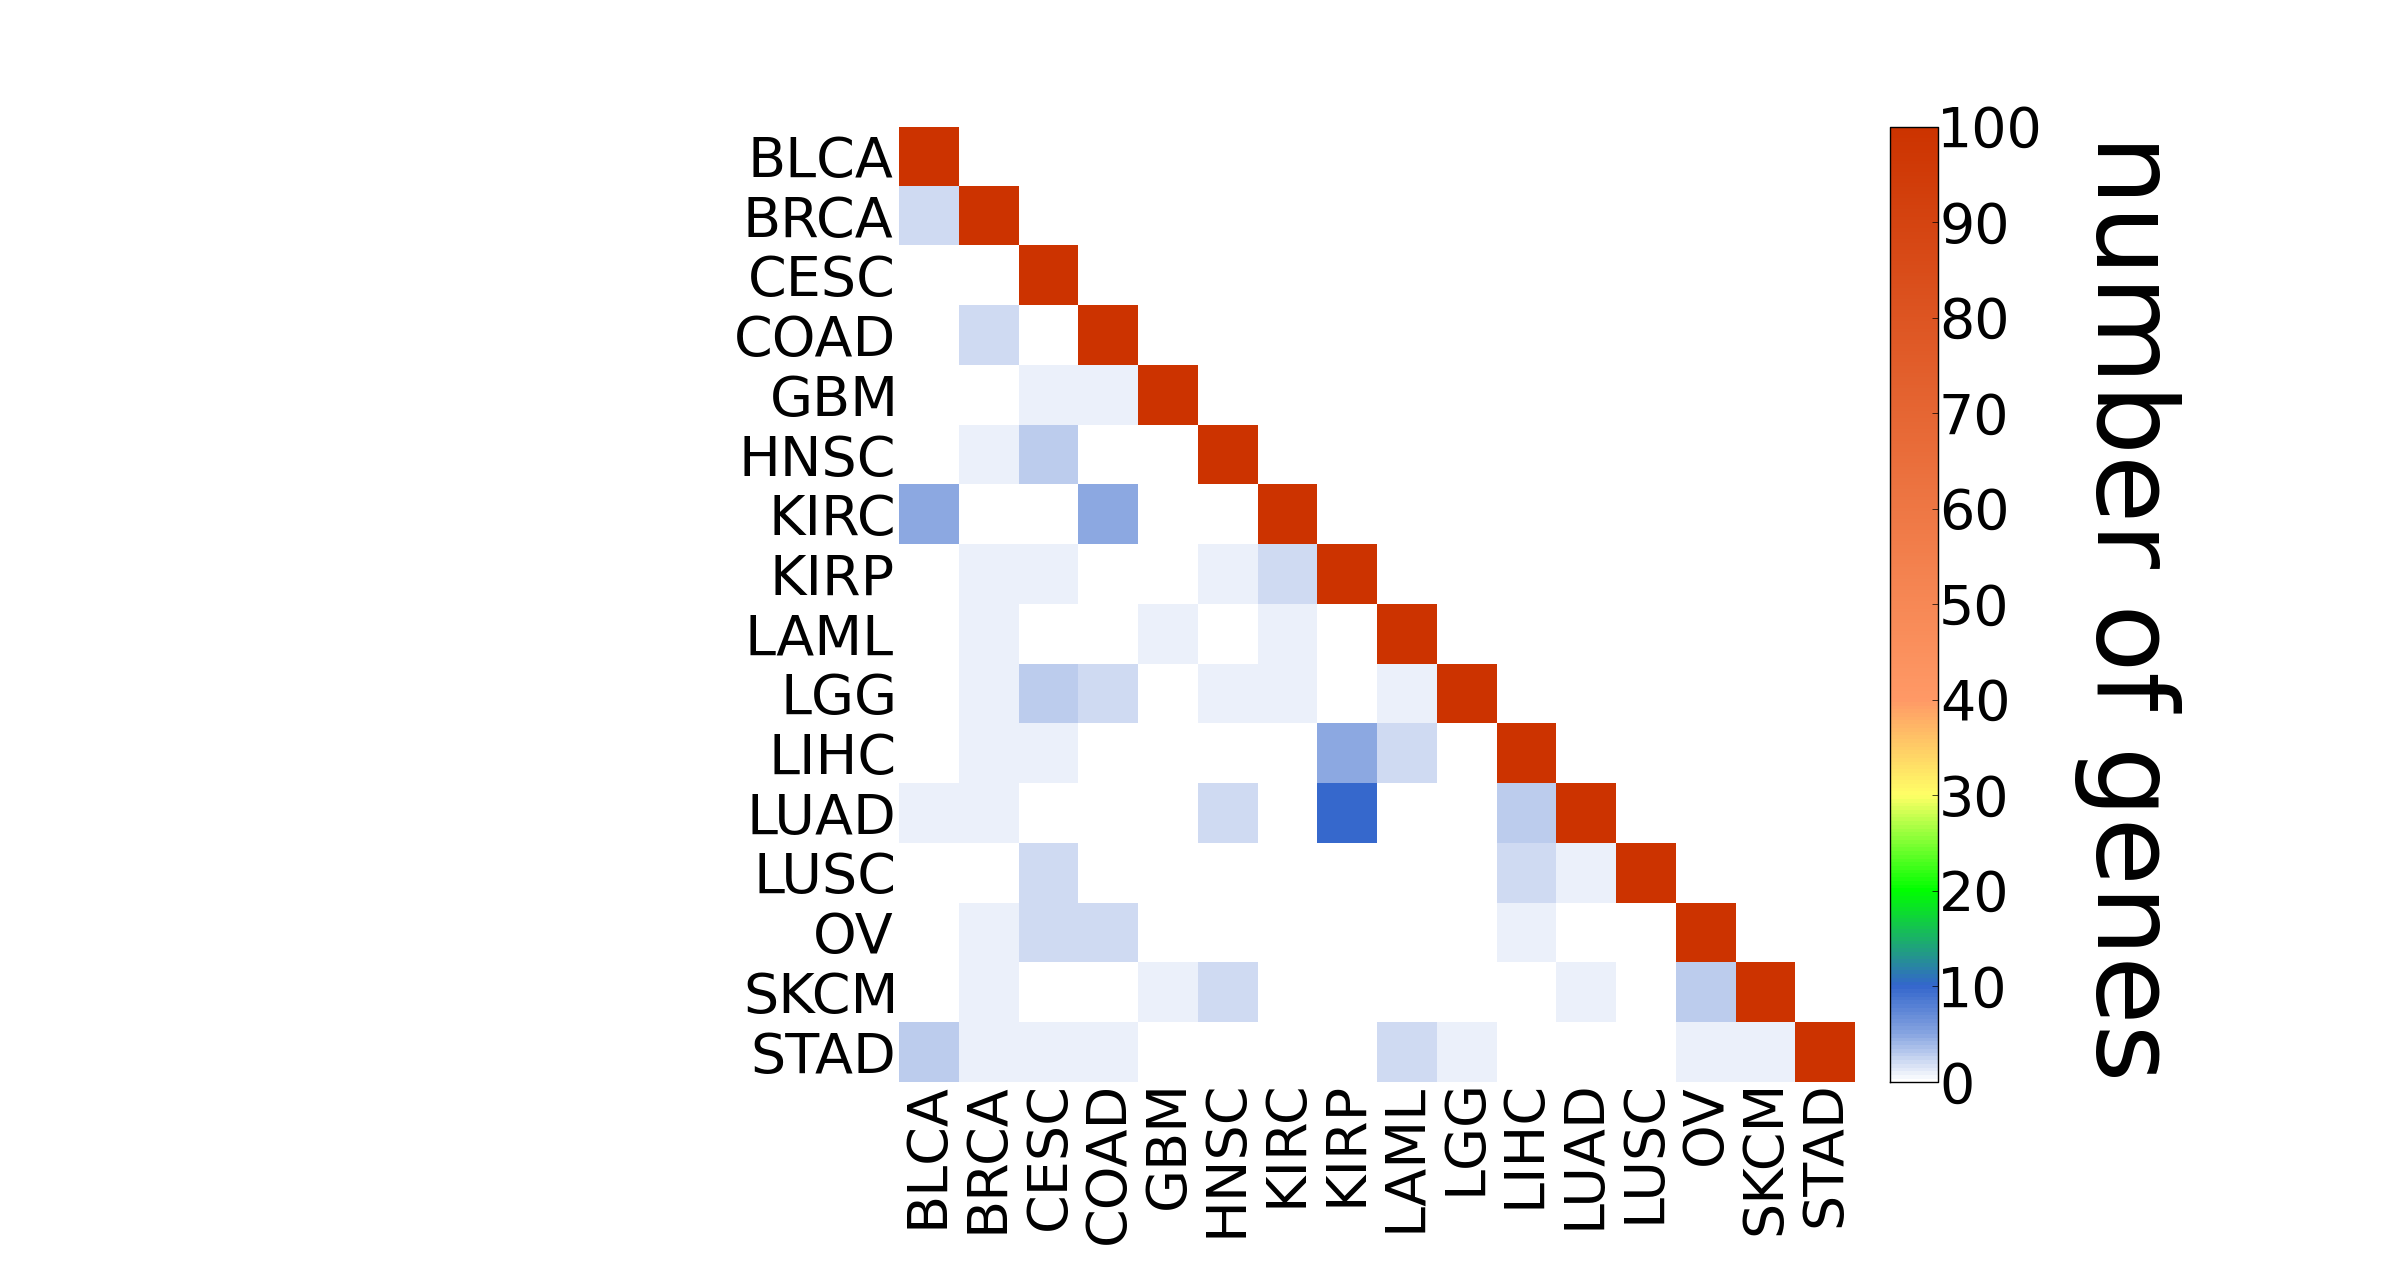

Generate this figure with Python:
##script for finding the overlap in the top 100 most significant genes in each cancer and plotting results

##load necessary modules
import pylab as plt
import numpy as np
import math
import os

BASE_DIR = os.path.dirname(os.path.dirname(os.path.dirname(os.path.dirname(os.path.abspath(__file__)))))


##I did not write this function, from http://depts.washington.edu/clawpack/clawpack-4.6.3/python/pyclaw/plotters/colormaps.py
##-------------------------
def make_colormap(colors):
##-------------------------
    """
    Define a new color map based on values specified in the dictionary
    colors, where colors[z] is the color that value z should be mapped to,
    with linear interpolation between the given values of z.

    The z values (dictionary keys) are real numbers and the values
    colors[z] can be either an RGB list, e.g. [1,0,0] for red, or an
    html hex string, e.g. "#ff0000" for red.
    """

    from matplotlib.colors import LinearSegmentedColormap, ColorConverter
    from numpy import sort
    
    z = sort(colors.keys())
    n = len(z)
    z1 = min(z)
    zn = max(z)
    x0 = (z - z1) / (zn - z1)
    
    CC = ColorConverter()
    R = []
    G = []
    B = []
    for i in range(n):
        #i'th color at level z[i]:
        Ci = colors[z[i]]      
        if type(Ci) == str:
            # a hex string of form '#ff0000' for example (for red)
            RGB = CC.to_rgb(Ci)
        else:
            # assume it's an RGB triple already:
            RGB = Ci
        R.append(RGB[0])
        G.append(RGB[1])
        B.append(RGB[2])

    cmap_dict = {}
    cmap_dict['red'] = [(x0[i],R[i],R[i]) for i in range(len(R))]
    cmap_dict['green'] = [(x0[i],G[i],G[i]) for i in range(len(G))]
    cmap_dict['blue'] = [(x0[i],B[i],B[i]) for i in range(len(B))]
    mymap = LinearSegmentedColormap('mymap',cmap_dict)
    return mymap



def compare3(first,second):
    if float(first[-1])>float(second[-1]):
        return 1
    elif float(first[-1])<float(second[-1]):
        return -1
    else:
        return 0


##get the 100 most significant genes for each cancer
f=open(os.path.join(BASE_DIR,'cox_regression','BLCA','coeffs_pvalues.txt'))
BLCA=[i.strip().split() for i in f]
BLCA.sort(cmp=compare3)
BLCA_dict_100={}
for i in BLCA[:100]:
    BLCA_dict_100[i[0]]=''

f=open(os.path.join(BASE_DIR,'cox_regression','LGG','coeffs_pvalues.txt'))
LGG=[i.strip().split() for i in f]
LGG.sort(cmp=compare3)
LGG_dict_100={}
for i in LGG[:100]:
    LGG_dict_100[i[0]]=''

f=open(os.path.join(BASE_DIR,'cox_regression','BRCA','coeffs_pvalues.txt'))
BRCA=[i.strip().split() for i in f]
BRCA.sort(cmp=compare3)
BRCA_dict_100={}
for i in BRCA[:100]:
    BRCA_dict_100[i[0]]=''

f=open(os.path.join(BASE_DIR,'cox_regression','CESC','coeffs_pvalues.txt'))
CESC=[i.strip().split() for i in f]
CESC.sort(cmp=compare3)
CESC_dict_100={}
for i in CESC[:100]:
    CESC_dict_100[i[0]]=''

f=open(os.path.join(BASE_DIR,'cox_regression','COAD','coeffs_pvalues.txt'))
COAD=[i.strip().split() for i in f]
COAD.sort(cmp=compare3)
COAD_dict_100={}
for i in COAD[:100]:
    COAD_dict_100[i[0]]=''

f=open(os.path.join(BASE_DIR,'cox_regression','GBM','coeffs_pvalues.txt'))
GBM=[i.strip().split() for i in f]
GBM.sort(cmp=compare3)
GBM_dict_100={}
for i in GBM[:100]:
    GBM_dict_100[i[0]]=''

f=open(os.path.join(BASE_DIR,'cox_regression','HNSC','coeffs_pvalues.txt'))
HNSC=[i.strip().split() for i in f]
HNSC.sort(cmp=compare3)
HNSC_dict_100={}
for i in HNSC[:100]:
    HNSC_dict_100[i[0]]=''
    
f=open(os.path.join(BASE_DIR,'cox_regression','KIRC','coeffs_pvalues.txt'))
KIRC=[i.strip().split() for i in f]
KIRC.sort(cmp=compare3)
KIRC_dict_100={}
for i in KIRC[:100]:
    KIRC_dict_100[i[0]]=''
    
f=open(os.path.join(BASE_DIR,'cox_regression','KIRP','coeffs_pvalues.txt'))
KIRP=[i.strip().split() for i in f]
KIRP.sort(cmp=compare3)
KIRP_dict_100={}
for i in KIRP[:100]:
    KIRP_dict_100[i[0]]=''
    
f=open(os.path.join(BASE_DIR,'cox_regression','LAML','coeffs_pvalues.txt'))
LAML=[i.strip().split() for i in f]
LAML.sort(cmp=compare3)
LAML_dict_100={}
for i in LAML[:100]:
    LAML_dict_100[i[0]]=''
    
f=open(os.path.join(BASE_DIR,'cox_regression','LIHC','coeffs_pvalues.txt'))
LIHC=[i.strip().split() for i in f]
LIHC.sort(cmp=compare3)
LIHC_dict_100={}
for i in LIHC[:100]:
    LIHC_dict_100[i[0]]=''
    
f=open(os.path.join(BASE_DIR,'cox_regression','LUAD','coeffs_pvalues.txt'))
LUAD=[i.strip().split() for i in f]
LUAD.sort(cmp=compare3)
LUAD_dict_100={}
for i in LUAD[:100]:
    LUAD_dict_100[i[0]]=''
    
f=open(os.path.join(BASE_DIR,'cox_regression','LUSC','coeffs_pvalues.txt'))
LUSC=[i.strip().split() for i in f]
LUSC.sort(cmp=compare3)
LUSC_dict_100={}
for i in LUSC[:100]:
    LUSC_dict_100[i[0]]=''
    
f=open(os.path.join(BASE_DIR,'cox_regression','SKCM','coeffs_pvalues.txt'))
SKCM=[i.strip().split() for i in f]
SKCM.sort(cmp=compare3)
SKCM_dict_100={}
for i in SKCM[:100]:
    SKCM_dict_100[i[0]]=''
    
f=open(os.path.join(BASE_DIR,'cox_regression','OV','coeffs_pvalues.txt'))
OV=[i.strip().split() for i in f]
OV.sort(cmp=compare3)
OV_dict_100={}
for i in OV[:100]:
    OV_dict_100[i[0]]=''
    
f=open(os.path.join(BASE_DIR,'cox_regression','STAD','coeffs_pvalues.txt'))
STAD=[i.strip().split() for i in f]
STAD.sort(cmp=compare3)
STAD_dict_100={}
for i in STAD[:100]:
    STAD_dict_100[i[0]]=''


all_cancers=[BLCA_dict_100,BRCA_dict_100,CESC_dict_100,COAD_dict_100,\
             GBM_dict_100,HNSC_dict_100,KIRC_dict_100,KIRP_dict_100,LAML_dict_100,\
             LGG_dict_100,LIHC_dict_100,LUAD_dict_100,LUSC_dict_100,OV_dict_100,\
             SKCM_dict_100,STAD_dict_100]

final_array=[]
for i in all_cancers[::-1]:
    temp=[]
    for j in all_cancers[::-1]:
        ##compute overlap
        temp.append(len([k for k in j if k in i]))
    final_array.append(temp)

##create a custom colormap
blue_yellow_red = make_colormap({0:'w',.05:'#85A3E0',.1:'#3366CC',.2:'#00FF00',.3:'#FFFF66',0.4:'#FF9966', 1:'#CC3300'})

##plot
Z=np.array(final_array)
mask=np.tri(Z.shape[0],k=-1)
Z= np.ma.array(Z, mask=mask)
fig = plt.figure()
fig.subplots_adjust(bottom=.15)
fig.subplots_adjust(left=.15)
ax = fig.add_subplot(111)
figure=ax.imshow(Z,cmap=blue_yellow_red,interpolation="nearest")
cbar=fig.colorbar(figure,pad=.02)
cbar.ax.tick_params(labelsize=40)
cbar.set_label('number of genes', rotation=270,fontsize=80,labelpad=25)
ax.set_yticks([i for i in range(0,16)])
ax.set_yticklabels(['BLCA','BRCA','CESC','COAD','GBM','HNSC','KIRC','KIRP','LAML','LGG','LIHC','LUAD','LUSC','OV','SKCM','STAD'][::-1])
ax.tick_params(axis='y',labelsize=40)
ax.set_xticks([i for i in range(0,16)])
ax.set_xticklabels(['BLCA','BRCA','CESC','COAD','GBM','HNSC','KIRC','KIRP','LAML','LGG','LIHC','LUAD','LUSC','OV','SKCM','STAD'][::-1],rotation=90)
ax.tick_params(axis='x',labelsize=40)
ax.tick_params(axis='x',length=0,width=0)
ax.tick_params(axis='y',length=0,width=0)
ax.invert_yaxis()
ax.invert_xaxis()
ax.spines['top'].set_visible(False)
ax.spines['right'].set_visible(False)
ax.spines['bottom'].set_visible(False)
ax.spines['left'].set_visible(False)
plt.show()
